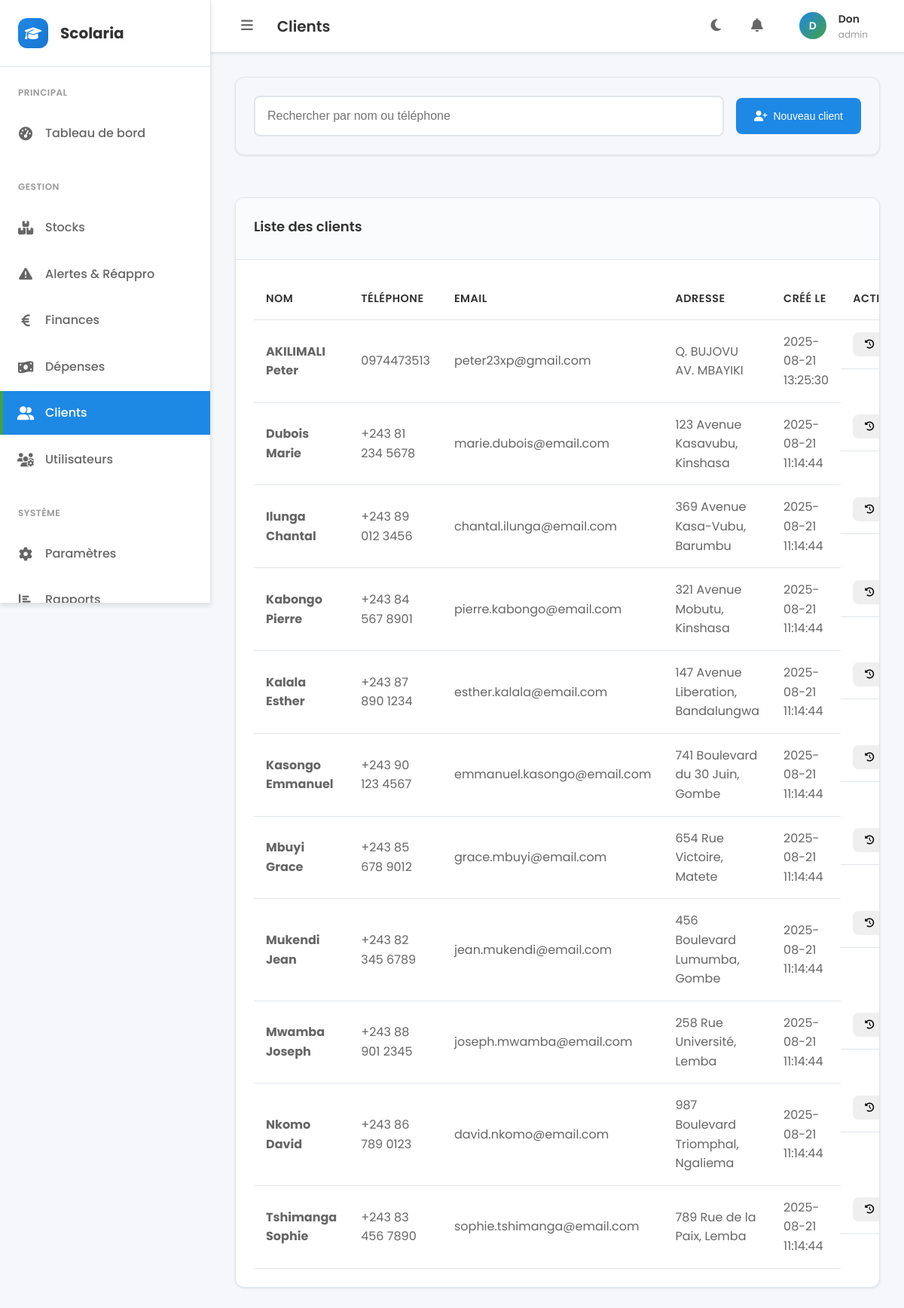
The page /clients.php (signed in) on the database its author committed.
### tables this page shows
CREATE TABLE `clients` (
  `id` int(11) NOT NULL,
  `first_name` varchar(100) NOT NULL,
  `last_name` varchar(100) NOT NULL,
  `phone` varchar(20) DEFAULT NULL,
  `email` varchar(150) DEFAULT NULL,
  `address` text DEFAULT NULL,
  `client_type` enum('parent','eleve','acheteur_regulier','autre') DEFAULT 'autre',
  `notes` text DEFAULT NULL,
  `created_at` timestamp NOT NULL DEFAULT current_timestamp(),
  `updated_at` timestamp NOT NULL DEFAULT current_timestamp() ON UPDATE current_timestamp()
);

### clients.php (the view, shortened to what this page needs)
<?php
$role = (string)($_SESSION['role'] ?? '');
$canWrite = in_array($role, ['admin', 'gestionnaire'], true);
try {
	$pdo = Database::getConnection();
	$clientsStmt = $pdo->query('SELECT id, first_name, last_name, phone, email, address, created_at FROM clients ORDER BY last_name ASC, first_name ASC LIMIT 200');
	$clients = $clientsStmt->fetchAll() ?: [];
} catch (Throwable $e) {
	$clients = [];
}
?>
<div class="clients-page">
	<div class="clients-header">
		<div class="clients-search">
			<input type="text" id="searchInput" class="form-control" placeholder="Rechercher par nom ou téléphone">
		</div>
		<?php if ($canWrite): ?>
		<button class="btn btn-primary" onclick="openClientModal()"><i class="fas fa-user-plus"></i> Nouveau client</button>
		<?php endif; ?>
	</div>
	<div class="clients-table card">
		<div class="card-header">
			<h3 class="card-title">Liste des clients</h3>
		</div>
		<div class="card-body">
			<div class="table-responsive">
				<table id="clientsTable">
					<thead>
						<tr>
							<th>Nom</th>
							<th>Téléphone</th>
							<th>Email</th>
							<th>Adresse</th>
							<th>Créé le</th>
							<th>Actions</th>
						</tr>
					</thead>
					<tbody id="clientsBody">
						<?php foreach ($clients as $c): ?>
							<tr>
								<td><strong><?php echo htmlspecialchars($c['last_name'] . ' ' . $c['first_name']); ?></strong></td>
								<td><?php echo htmlspecialchars($c['phone'] ?? ''); ?></td>
								<td><?php echo htmlspecialchars($c['email'] ?? ''); ?></td>
								<td><?php echo htmlspecialchars($c['address'] ?? ''); ?></td>
								<td><?php echo htmlspecialchars($c['created_at']); ?></td>
								<td class="actions">
									<button class="btn btn-sm" onclick="viewHistory(<?php echo (int)$c['id']; ?>)"><i class="fas fa-history"></i></button>
								</td>
							</tr>
						<?php endforeach; ?>
					</tbody>
				</table>
			</div>
		</div>
	</div>
</div>
<?php
include __DIR__ . '/layout/base.php';
?>

### assets/css/style.css (style rules this page uses)
:root { --primary-color: #1E88E5; --primary-hover: #1976D2; --primary-light: #E3F2FD; --secondary-color: #43A047; --secondary-hover: #388E3C; --secondary-light: #E8F5E8; --success-color: #43A047; --warning-color: #FF9800; --danger-color: #F44336; --info-color: #2196F3; --bg-primary: #F5F7FA; --bg-secondary: #FFFFFF; --bg-tertiary: #FAFBFC; --bg-sidebar: #FFFFFF; --bg-header: #FFFFFF; --text-primary: #333333; --text-secondary: #666666; --text-muted: #999999; --text-white: #FFFFFF; --text-dark: #212529; --border-color: #E0E6ED; --border-light: #F1F3F4; --border-dark: #D1D5DB; --shadow-sm: 0 1px 3px rgba(0, 0, 0, 0.1); --shadow-md: 0 4px 6px rgba(0, 0, 0, 0.1); --shadow-lg: 0 10px 15px rgba(0, 0, 0, 0.1); --shadow-xl: 0 20px 25px rgba(0, 0, 0, 0.15); --radius-sm: 4px; --radius-md: 8px; --radius-lg: 12px; --radius-xl: 16px; --radius-full: 50px; --spacing-xs: 0.25rem; --spacing-sm: 0.5rem; --spacing-md: 1rem; --spacing-lg: 1.5rem; --spacing-xl: 2rem; --spacing-2xl: 3rem; --font-family: 'Poppins', -apple-system, BlinkMacSystemFont, 'Segoe UI', Roboto, sans-serif; --font-size-xs: 0.75rem; --font-size-sm: 0.875rem; --font-size-base: 1rem; --font-size-lg: 1.125rem; --font-size-xl: 1.25rem; --font-size-2xl: 1.5rem; --font-size-3xl: 1.875rem; --font-size-4xl: 2.25rem; --transition-fast: 0.15s ease; --transition-normal: 0.3s ease; --transition-slow: 0.5s ease; --sidebar-width: 280px; --sidebar-collapsed-width: 80px; --header-height: 70px; --content-padding: 2rem; }
*, *::before, *::after { box-sizing: border-box; margin: 0; padding: 0; }
html { font-size: 16px; scroll-behavior: smooth; }
body { font-family: var(--font-family); font-size: var(--font-size-base); line-height: 1.6; color: var(--text-primary); background-color: var(--bg-primary); transition: background-color var(--transition-normal), color var(--transition-normal); }
.card { background-color: var(--bg-secondary); border: 1px solid var(--border-color); border-radius: var(--radius-lg); box-shadow: var(--shadow-sm); overflow: hidden; transition: all var(--transition-fast); }
.card-header { padding: var(--spacing-lg); border-bottom: 1px solid var(--border-color); background-color: var(--bg-tertiary); }
.card-title { font-size: var(--font-size-lg); font-weight: 600; color: var(--text-primary); margin-bottom: var(--spacing-xs); }
.card-body { padding: var(--spacing-lg); }
.btn { display: inline-flex; align-items: center; justify-content: center; gap: var(--spacing-sm); padding: var(--spacing-md) var(--spacing-lg); font-size: var(--font-size-sm); font-weight: 500; text-decoration: none; border: none; border-radius: var(--radius-md); cursor: pointer; transition: all var(--transition-fast); white-space: nowrap; min-height: 40px; }
.btn-primary { background-color: var(--primary-color); color: var(--text-white); }
.btn-sm { padding: var(--spacing-sm) var(--spacing-md); font-size: var(--font-size-xs); min-height: 32px; }
.form-control { width: 100%; padding: var(--spacing-md); font-size: var(--font-size-base); color: var(--text-primary); background-color: var(--bg-secondary); border: 1px solid var(--border-color); border-radius: var(--radius-md); transition: all var(--transition-fast); }

### rows shown on the page
clients: last_name+first_name "AKILIMALI Peter", phone "0974473513", email "peter23xp@gmail.com", address "Q. BUJOVU AV. MBAYIKI", created_at "2025-08-21 13:25:30"
clients: last_name+first_name "Dubois Marie", phone "+243 81 234 5678", email "marie.dubois@email.com", address "123 Avenue Kasavubu, Kinshasa", created_at "2025-08-21 11:14:44"
clients: last_name+first_name "Ilunga Chantal", phone "+243 89 012 3456", email "chantal.ilunga@email.com", address "369 Avenue Kasa-Vubu, Barumbu", created_at "2025-08-21 11:14:44"
clients: last_name+first_name "Kabongo Pierre", phone "+243 84 567 8901", email "pierre.kabongo@email.com", address "321 Avenue Mobutu, Kinshasa", created_at "2025-08-21 11:14:44"
clients: last_name+first_name "Kalala Esther", phone "+243 87 890 1234", email "esther.kalala@email.com", address "147 Avenue Liberation, Bandalungwa", created_at "2025-08-21 11:14:44"
clients: last_name+first_name "Kasongo Emmanuel", phone "+243 90 123 4567", email "emmanuel.kasongo@email.com", address "741 Boulevard du 30 Juin, Gombe", created_at "2025-08-21 11:14:44"
clients: last_name+first_name "Mbuyi Grace", phone "+243 85 678 9012", email "grace.mbuyi@email.com", address "654 Rue Victoire, Matete", created_at "2025-08-21 11:14:44"
clients: last_name+first_name "Mukendi Jean", phone "+243 82 345 6789", email "jean.mukendi@email.com", address "456 Boulevard Lumumba, Gombe", created_at "2025-08-21 11:14:44"
clients: last_name+first_name "Mwamba Joseph", phone "+243 88 901 2345", email "joseph.mwamba@email.com", address "258 Rue Université, Lemba", created_at "2025-08-21 11:14:44"
clients: last_name+first_name "Nkomo David", phone "+243 86 789 0123", email "david.nkomo@email.com", address "987 Boulevard Triomphal, Ngaliema", created_at "2025-08-21 11:14:44"
clients: last_name+first_name "Tshimanga Sophie", phone "+243 83 456 7890", email "sophie.tshimanga@email.com", address "789 Rue de la Paix, Lemba", created_at "2025-08-21 11:14:44"

### other values the page prints
$pageTitle "Clients"
substr($_SESSION['username'] ?? 'U', 0, 1) "D"
$_SESSION['username'] "Don"
$_SESSION['role'] "admin"
